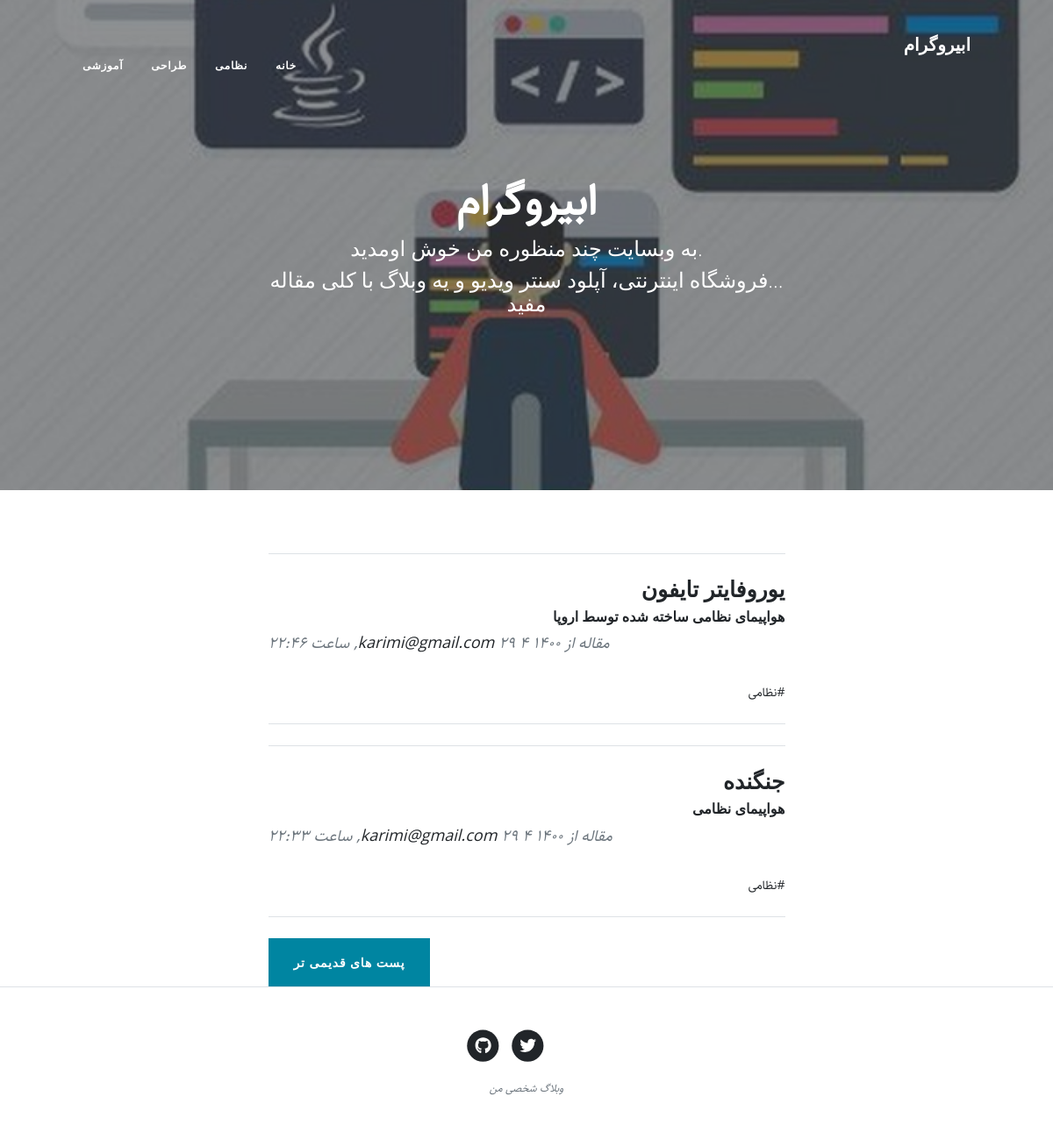
Screenshot of /blog/ with the database file from the repository.
### blog/models.py (models this page shows, shortened)
class Categoty(models.Model):
    parent = models.ForeignKey('self',default=None,null=True,blank=True,on_delete=models.SET_NULL,related_name='child',verbose_name='عبارت زیر دسته')
    name = models.CharField(max_length=20, verbose_name="نام")
    slug = models.SlugField(unique=True, max_length=100, verbose_name="لینک کوتاه")
    status = models.BooleanField(default=True, verbose_name="آیا نمایش داده شود")
    position = models.IntegerField(verbose_name='پوزیشن')
    class Meta:
        verbose_name = "دسته بندی"
        verbose_name_plural = "دسته بندی ها"
        ordering = ['parent__id','position' ]

class Post(models.Model):
    STATUS_CHOICES = (
        ('draft', 'در حال انتظار'),
        ('published', 'منتشر شده'),
    )
    name = models.CharField(max_length=50, verbose_name="نام")
    slug = models.SlugField(unique=True, max_length=100, verbose_name="لینک کوتاه")
    category = models.ManyToManyField(Categoty, verbose_name="دسته بندی", related_name="posts")
    image = models.ImageField(upload_to='media', verbose_name="تصویر")
    subtitle = models.CharField(max_length=800, verbose_name="توضیحات")
    author = models.ForeignKey(CustomUser, on_delete=models.CASCADE, related_name='blog_post', verbose_name="نویسنده")
    body = models.TextField(verbose_name="متن اصلی")
    publish = models.DateTimeField(default=timezone.now, verbose_name="تاریخ انتشار")
    created = models.DateTimeField(auto_now_add=True, verbose_name="تاریخ ایجاد")
    updated = models.DateTimeField(auto_now=True, verbose_name="تاریخ بروزرسانی")
    status = models.CharField(max_length=25, choices=STATUS_CHOICES, default='draft', verbose_name="وضعیت انتشار")
    objects = PostManage()
    class Meta:
        verbose_name = "مقاله"
        verbose_name_plural = "مقالات"
        ordering = ('-publish',)
    def jpublish(self):
        return jalali_converter(self.publish)
    jpublish.shor_description = "زمان انتشار"
    def category_published(self):
        return self.category.filter(status=True)

### login/models.py (models this page shows)
class CustomUser(AbstractUser):
    username = None
    email = models.EmailField(_('email address'), unique=True)
    USERNAME_FIELD = 'email'
    REQUIRED_FIELDS = []
    objects = UserManager()
    def __str__(self):
        return self.email

### blog/views.py (the view)
# urls.py: path('',views.PostList.as_view(),name='post_list'),
class PostList(ListView):
    queryset = Post.objects.published()
    paginate_by = 2

### blog/templatetags/base_tags.py (called while the page is built)
@register.simple_tag
def title():
    return "ابیروگرام"

@register.inclusion_tag("blog/partials/category_navbar.html")
def category_navbar():
    return {
        "categoris" : Categoty.objects.filter(status=True)
    }

### extensions/jalali.py (called while the page is built)
    def persian_tuple(self):
        return self.persian_year, self.persian_month, self.persian_day

### extensions/utils.py (called while the page is built)
def persian_numbers_converter(mystr):
    numbers = {
        "0": "۰",
        "1": "۱",
        "2": "۲",
        "3": "۳",
        "4": "۴",
        "5": "۵",
        "6": "۶",
        "7": "۷",
        "8": "۸",
        "9": "۹",
    }
    for e, p in numbers.items():
        mystr = mystr.replace(e, p)
    return mystr

def jalali_converter(time):
    jmonths = ["فروردین","اردیبهشت","خرداد","تیر","مرداد","شهریور","مهر","آبان","آذر","دی","بهمن", "اسفند"]
    time = timezone.localtime(time)
    time_to_str = "{},{},{}".format(time.year,time.month,time.day)
    time_to_tuple = jalali.Gregorian(time_to_str).persian_tuple()
    time_to_list = list(time_to_tuple)
    for index, moth in enumerate(jmonths):
        if  time_to_list[1] == index + 1:
            time_to_list[1] = moth
            break
    output = "{} {} {}, ساعت {}:{}".format(
        time_to_tuple [2],
        time_to_tuple [1],
        time_to_tuple [0],
        time.hour,
        time.minute,
    )
    return persian_numbers_converter(output)

### templates/blog/post_list.html (shortened to what this page needs)
{% extends 'blog/base.html' %}
{% load static %}
        {% block main %}
             <header class="masthead" style="background-image: url({% static 'blog/assets/img/IMG_20180616_003349_664.jpg'%})">
            <div class="container position-relative px-4 px-lg-5">
                <div class="row gx-4 gx-lg-5 justify-content-center">
                    <div class="col-md-10 col-lg-8 col-xl-7">
                        <div class="site-heading">
                            <h1>ابیروگرام</h1>
                            <span class="subheading">.به وبسایت چند منظوره من خوش اومدید</span>
                            <span class="subheading">...فروشگاه اینترنتی، آپلود سنتر ویدیو و یه وبلاگ با کلی مقاله مفید</span>
                        </div>
                    </div>
                </div>
            </div>
        </header>
        <div class="container px-4 px-lg-5">
            <div class="row gx-4 gx-lg-5 justify-content-center">
                <div class="col-md-10 col-lg-8 col-xl-7">
                   {% for posts in object_list %}
                        <hr class="my-4" />
                        <div class="post-preview">
                        <a href="post_detail.html">
                            <h2 class="post-title"><a href="{% url 'blog:post_detail' posts.slug %}">{{ posts.name }}</a></h2>
                            <h3 class="post-subtitle">{{ posts.subtitle | truncatewords:20 }}</h3>
                        </a>
                        <p class="post-meta">
                            مقاله از
                            <a href="">{{ posts.author }}</a>
                            {{ posts.jpublish }}
                        </p>
                        <div>
                            {% for categoris in posts.category_published.all %}
                                <a href="{% url 'blog:category' categoris.slug %}">#{{ categoris.name }}</a>
                            {% endfor %}
                        </div>
                    </div>
                       <hr class="my-4" />
                    {% endfor %}
                    <div  class="clearfix pager-botton">
                        {% if page_obj.has_next %}
                            <a class="btn btn-primary float-right ml-3" href="{% url 'blog:home' page_obj.next_page_number %}" >پست های قدیمی تر</a>
                        {% endif %}
                    </div>
                </div>
            </div>
        </div>
        {% endblock %}

### templates/blog/partials/category_navbar.html (shortened to what this page needs)
<div class="collapse navbar-collapse nav" id="navbarResponsive">
    <ul class="navbar-nav ms-auto py-4 py-lg-0">
        <li class="nav-item"><a class="nav-link px-lg-3 py-3 py-lg-4" href="{% url 'blog:post_list' %}">خانه</a></li>
        {% for categoris in categoris %}
            {% if categoris.parent == None %}
                <li class="nav-item">
                    <a class="nav-link px-lg-3 py-3 py-lg-4" href="{% url 'blog:category' categoris.slug %}">
                        {{ categoris.name }}
                    </a>
                </li>
            {% endif %}
        {% endfor %}
    </ul>
</div>

### static/blog/css/rtl.css (style rules this page uses)
body { direction: rtl; text-align: right; font-family: "Sahel", serif; font-size: 14px; }
.navbar-nav { margin-left: initial !important; margin-right: auto; }
.post-meta { text-align: left; font-size: 12px; }
.pager-botton { float: left !important; }
header.masthead .site-heading h1 { font-family: Sahel, serif; font-size:50px ; }
.post-title { font-size: 25px !important; }
.post-subtitle { font-size: 16px; }
.nav ul { padding-right: 0; }
.nav ul li { border-bottom: none; height: 86px; line-height: 86px; font-size: 14px; display: inline-block; float:left; margin: 0 auto; }
.nav ul li a { text-decoration: none; color:#000000; display: block; transition: .3s background-color; padding:0 24px; }
.nav a { border-bottom:none; }

### rows the page displays
Categoty: name "نظامی"
Categoty: name "طراحی"
Categoty: name "آموزشی"
Post: name "یوروفایتر تایفون", subtitle "هواپیمای نظامی ساخته شده توسط اروپا", author "karimi@gmail.com", jpublish "۲۹ ۴ ۱۴۰۰, ساعت ۲۲:۴۶"
Post: name "جنگنده", subtitle "هواپیمای نظامی", author "karimi@gmail.com", jpublish "۲۹ ۴ ۱۴۰۰, ساعت ۲۲:۳۳"
